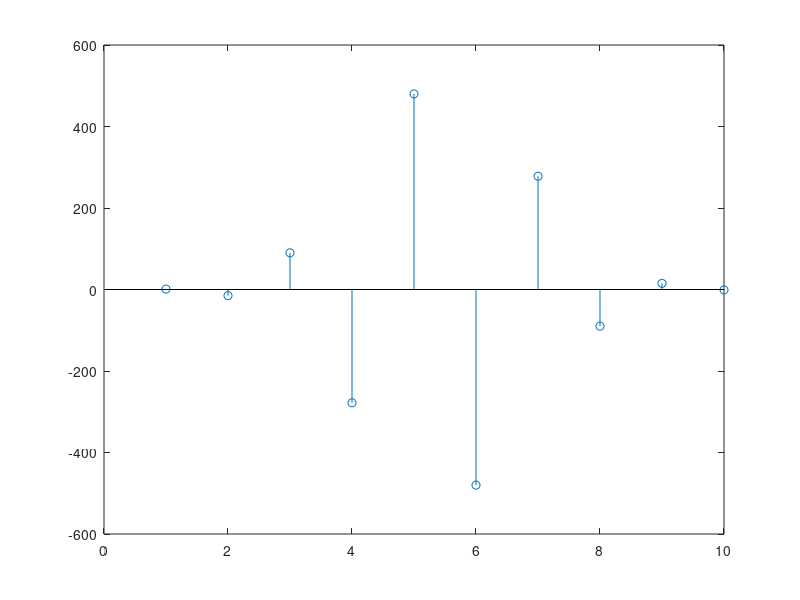

Reproduce this figure in MATLAB. (Note: this script raises an error after producing the figure.)
%% Single Precision Arithmetic, Linear Algebra Examples, and Working with Nondouble Datatypes
% This gives some examples of performing arithmetic and linear algebra with
% single precision data.  It also shows an example M-File where the
% results are computed appropriately in single or double precision
% depending on the input.

% Copyright 1984-2004 The MathWorks, Inc. 
% $Revision: 1.1.4.2 $  $Date: 2004/04/06 21:52:57 $


%% Create double precision data
% Let's first create some data, which is double precision by default.
Ad = [1 2 0; 2 5 -1; 4 10 -1]

%% Convert to single precision
% We can convert data to single precision with the |single| function.
A = single(Ad); % or A = cast(Ad,'single');

%% Create single precision zeros and ones
% We can also create single precision zeros and ones with their respective
% functions.
n=1000;
Z=zeros(n,1,'single');  
O=ones(n,1,'single');

%%
% Let's look at the variables in the workspace.
whos A Ad O Z n

%%
% We can see that some of the variables are of type |single| and that the
% variable |A| (the single precision verion of |Ad|) takes half the number
% of bytes of memory to store because singles require just four bytes
% (32-bits), whereas doubles require 8 bytes (64-bits).

%% Arithmetic and linear algebra examples
% We can perform standard arithmetic and linear algebra on singles.

%%
B = A'    % Matrix Transpose

%%
whos B

%%
% We see the result of this operation, |B|, is a single.

%%
C = A * B % Matrix multiplication

%%
C = A .* B % Elementwise arithmetic

%%
X = inv(A) % Matrix inverse

%%
I = inv(A) * A % Confirm result is identity matrix

%%
I = A \ A  % Better way to do matrix division than inv

%%
E = eig(A) % Eigenvalues

%% 
F = fft(A(:,1)) % FFT

%%
S = svd(A) % Singular value decomposition

%%
P = round(poly(A)) % The characteristic polynomial of a matrix

%%
R = roots(P) % Roots of a polynomial

%%
Q = conv(P,P) % Convolve two vectors
R = conv(P,Q)

%%
stem(R); % Plot the result

%% A program that works for either single or double precision
% Now let's look at a function to compute enough terms in the
% Fibonacci sequence so the ratio is less than the correct machine
% epsilon (|eps|) for datatype single or double.

% How many terms needed to get single precision results?
fibodemo('single')

% How many terms needed to get double precision results?
fibodemo('double')

% Now let's look at the working code.
type fibodemo

% Notice that we initialize several of our variables, |fcurrent|,
% |fnext|, and |goldenMean|, with values that are dependent on the
% input datatype, and the tolerance |tol| depends on that type as
% well.  Single precision requires that we calculate fewer terms than
% the equivalent double precision calculation.
